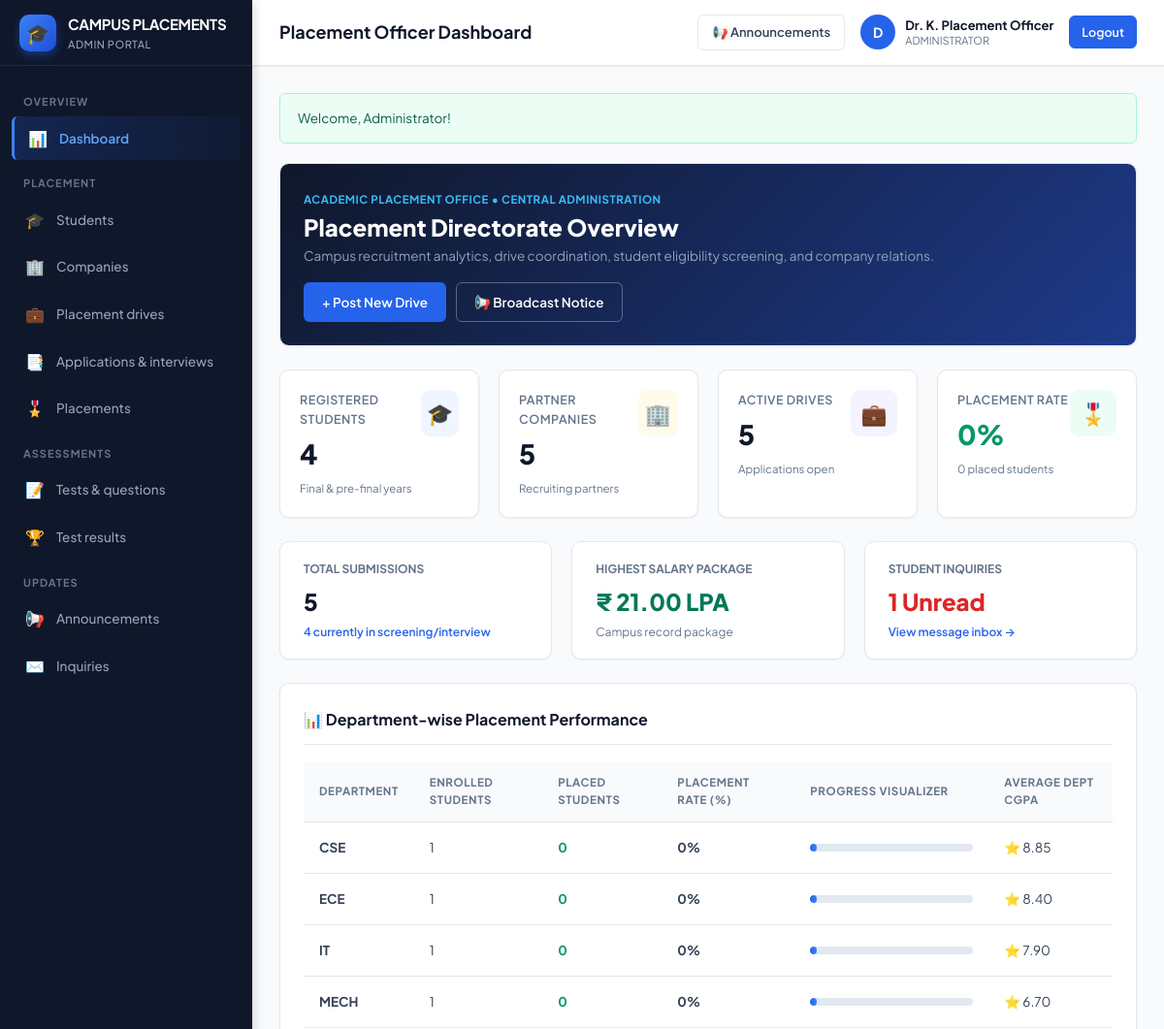
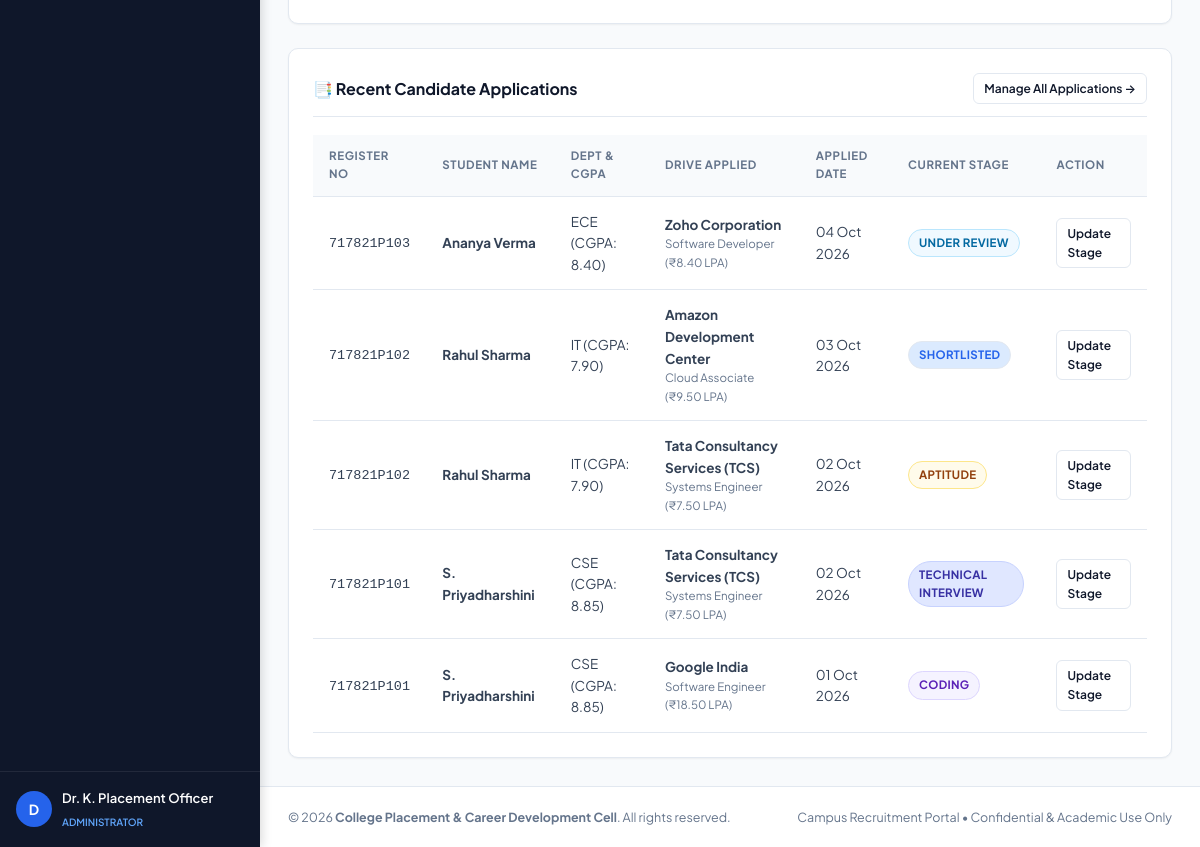
Page /admin/dashboard.php (signed in) on the committed database (2 pictures, top to bottom).
### tables this page shows
CREATE TABLE `applications` (
    `id` INT AUTO_INCREMENT PRIMARY KEY,
    `drive_id` INT NOT NULL,
    `student_id` INT NOT NULL,
    `applied_at` TIMESTAMP DEFAULT CURRENT_TIMESTAMP,
    `current_stage` ENUM('Applied', 'Under Review', 'Shortlisted', 'Aptitude', 'Coding', 'Technical Interview', 'HR Interview', 'Selected', 'Rejected') DEFAULT 'Applied',
    `remarks` TEXT DEFAULT NULL,
    `updated_at` TIMESTAMP DEFAULT CURRENT_TIMESTAMP ON UPDATE CURRENT_TIMESTAMP,
    UNIQUE KEY `unique_application` (`drive_id`, `student_id`),
    CONSTRAINT `fk_app_drive` FOREIGN KEY (`drive_id`) REFERENCES `placement_drives` (`id`) ON DELETE CASCADE,
    CONSTRAINT `fk_app_student` FOREIGN KEY (`student_id`) REFERENCES `students` (`id`) ON DELETE CASCADE
);

CREATE TABLE `students` (
    `id` INT AUTO_INCREMENT PRIMARY KEY,
    `user_id` INT NOT NULL UNIQUE,
    `register_no` VARCHAR(50) NOT NULL UNIQUE,
    `phone` VARCHAR(20) DEFAULT NULL,
    `dob` DATE DEFAULT NULL,
    `gender` ENUM('Male', 'Female', 'Other') DEFAULT 'Female',
    `address` TEXT DEFAULT NULL,
    `department` VARCHAR(100) NOT NULL,
    `year_of_study` INT NOT NULL DEFAULT 4,
    `semester` INT NOT NULL DEFAULT 8,
    `cgpa` DECIMAL(4,2) NOT NULL DEFAULT 0.00,
    `tenth_percentage` DECIMAL(5,2) NOT NULL DEFAULT 0.00,
    `twelfth_percentage` DECIMAL(5,2) NOT NULL DEFAULT 0.00,
    `backlogs` INT NOT NULL DEFAULT 0,
    `programming_languages` TEXT DEFAULT NULL,
    `technical_skills` TEXT DEFAULT NULL,
    `soft_skills` TEXT DEFAULT NULL,
    `certifications` TEXT DEFAULT NULL,
    `projects` TEXT DEFAULT NULL,
    `resume_path` VARCHAR(255) DEFAULT NULL,
    `profile_completed` TINYINT(1) DEFAULT 0,
    `placement_status` ENUM('Not Placed', 'In Process', 'Placed') DEFAULT 'Not Placed',
    `created_at` TIMESTAMP DEFAULT CURRENT_TIMESTAMP,
    CONSTRAINT `fk_students_user` FOREIGN KEY (`user_id`) REFERENCES `users` (`id`) ON DELETE CASCADE
);

CREATE TABLE `users` (
    `id` INT AUTO_INCREMENT PRIMARY KEY,
    `name` VARCHAR(120) NOT NULL,
    `email` VARCHAR(150) NOT NULL UNIQUE,
    `password` VARCHAR(255) NOT NULL,
    `role` ENUM('student', 'admin', 'recruiter') NOT NULL DEFAULT 'student',
    `status` ENUM('active', 'inactive') NOT NULL DEFAULT 'active',
    `created_at` TIMESTAMP DEFAULT CURRENT_TIMESTAMP
);

CREATE TABLE `companies` (
    `id` INT AUTO_INCREMENT PRIMARY KEY,
    `user_id` INT DEFAULT NULL UNIQUE,
    `name` VARCHAR(150) NOT NULL,
    `email` VARCHAR(150) NOT NULL,
    `phone` VARCHAR(20) DEFAULT NULL,
    `website` VARCHAR(255) DEFAULT NULL,
    `logo` VARCHAR(255) DEFAULT NULL,
    `location` VARCHAR(150) DEFAULT NULL,
    `industry` VARCHAR(100) DEFAULT 'Information Technology',
    `description` TEXT DEFAULT NULL,
    `created_at` TIMESTAMP DEFAULT CURRENT_TIMESTAMP,
    CONSTRAINT `fk_companies_user` FOREIGN KEY (`user_id`) REFERENCES `users` (`id`) ON DELETE SET NULL
);

CREATE TABLE `placement_drives` (
    `id` INT AUTO_INCREMENT PRIMARY KEY,
    `company_id` INT NOT NULL,
    `job_title` VARCHAR(150) NOT NULL,
    `job_role` VARCHAR(100) NOT NULL,
    `package_lpa` DECIMAL(5,2) NOT NULL,
    `job_location` VARCHAR(150) NOT NULL,
    `job_description` TEXT NOT NULL,
    `required_skills` TEXT DEFAULT NULL,
    `min_cgpa` DECIMAL(4,2) NOT NULL DEFAULT 6.00,
    `max_backlogs` INT NOT NULL DEFAULT 0,
    `min_tenth_percentage` DECIMAL(5,2) NOT NULL DEFAULT 60.00,
    `min_twelfth_percentage` DECIMAL(5,2) NOT NULL DEFAULT 60.00,
    `eligible_departments` VARCHAR(255) NOT NULL DEFAULT 'CSE, IT, ECE, EEE',
    `selection_process` TEXT DEFAULT NULL,
    `application_deadline` DATE NOT NULL,
    `drive_date` DATE DEFAULT NULL,
    `status` ENUM('active', 'upcoming', 'closed') DEFAULT 'active',
    `created_at` TIMESTAMP DEFAULT CURRENT_TIMESTAMP,
    CONSTRAINT `fk_drives_company` FOREIGN KEY (`company_id`) REFERENCES `companies` (`id`) ON DELETE CASCADE
);

### admin/dashboard.php (the view, shortened to what the rows shown need)
<?php
require_once __DIR__ . '/../config/database.php';
$recent_apps = $pdo->query("SELECT a.*, s.register_no, u.name as student_name, s.department, s.cgpa,
                                   d.job_role, d.package_lpa, c.name as company_name
                            FROM applications a
                            JOIN students s ON a.student_id = s.id
                            JOIN users u ON s.user_id = u.id
                            JOIN placement_drives d ON a.drive_id = d.id
                            JOIN companies c ON d.company_id = c.id
                            ORDER BY a.applied_at DESC LIMIT 6")->fetchAll();
?>
<?php include __DIR__ . '/../includes/header.php'; ?>
<div class="app-wrapper">
    <div class="app-main">
        <div class="app-content">
            <div class="card" style="background: linear-gradient(135deg, #0f172a 0%, #1e3a8a 100%); color: #ffffff; margin-bottom: 24px;">
                <div style="display: flex; justify-content: space-between; align-items: center; flex-wrap: wrap; gap: 16px;">
                    <div>
                        <h2 style="color: #ffffff; font-size: 24px; font-weight: 800; margin-top: 4px;">
                            Placement Directorate Overview
                        </h2>
                    </div>
                </div>
            </div>
            <div class="card" style="margin-bottom: 24px;">
                <div class="table-responsive">
                    <table class="table">
                        <thead>
                            <tr>
                                <th>Department</th>
                                <th>Enrolled Students</th>
                                <th>Placed Students</th>
                                <th>Placement Rate (%)</th>
                                <th>Progress Visualizer</th>
                                <th>Average Dept CGPA</th>
                            </tr>
                        </thead>
                    </table>
                </div>
            </div>
            <div class="card">
                <div class="table-responsive">
                    <table class="table">
                        <thead>
                            <tr>
                                <th>Register No</th>
                                <th>Student Name</th>
                                <th>Dept & CGPA</th>
                                <th>Drive Applied</th>
                                <th>Applied Date</th>
                                <th>Current Stage</th>
                                <th>Action</th>
                            </tr>
                        </thead>
                        <tbody>
                            <?php foreach ($recent_apps as $app): ?>
                                <tr>
                                    <td><code><?= e($app['register_no']) ?></code></td>
                                    <td>
                                        <strong><?= e($app['student_name']) ?></strong>
                                    </td>
                                    <td><?= e($app['department']) ?> (CGPA: <?= number_format($app['cgpa'], 2) ?>)</td>
                                    <td>
                                        <strong><?= e($app['company_name']) ?></strong>
                                        <div style="font-size: 11.5px; color: var(--text-muted);"><?= e($app['job_role']) ?> (₹<?= $app['package_lpa'] ?> LPA)</div>
                                    </td>
                                    <td><?= date('d M Y', strtotime($app['applied_at'])) ?></td>
                                    <td><?= stage_badge($app['current_stage']) ?></td>
                                    <td>
                                        <a href="<?= base_url('admin/applications.php?drive_id=' . $app['drive_id']) ?>" class="btn btn-outline btn-sm">
                                            Update Stage
                                        </a>
                                    </td>
                                </tr>
                            <?php endforeach; ?>
                        </tbody>
                    </table>
                </div>
            </div>
        </div>
        <?php include __DIR__ . '/../includes/footer.php'; ?>

### config/database.php (shortened to what the rows shown need)
<?php
function base_url($path = '') {
    $protocol = (!empty($_SERVER['HTTPS']) && $_SERVER['HTTPS'] !== 'off') ? "https://" : "http://";
    $host = $_SERVER['HTTP_HOST'] ?? 'localhost';
    $scriptName = str_replace('\\', '/', $_SERVER['SCRIPT_NAME'] ?? '');
    $baseDir = '';
    if (strpos($scriptName, '/student-placement-system/') === 0) {
        $baseDir = '/student-placement-system';
    } elseif (strpos($scriptName, '/student-placement-management-system/') === 0) {
        $baseDir = '/student-placement-management-system';
    } else {
        $parts = explode('/', trim($scriptName, '/'));
        if (!empty($parts[0]) && !preg_match('/\.php$/', $parts[0])) {
            $baseDir = '/' . $parts[0];
        }
    }
    $cleanPath = ltrim($path, '/');
    return $protocol . $host . $baseDir . ($cleanPath ? '/' . $cleanPath : '');
}
function e($string) {
    return htmlspecialchars($string ?? '', ENT_QUOTES, 'UTF-8');
}
function stage_badge($stage) {
    $colors = [
        'Applied' => 'badge-secondary',
        'Under Review' => 'badge-info',
        'Shortlisted' => 'badge-primary',
        'Aptitude' => 'badge-warning',
        'Coding' => 'badge-purple',
        'Technical Interview' => 'badge-indigo',
        'HR Interview' => 'badge-amber',
        'Selected' => 'badge-success',
        'Rejected' => 'badge-danger'
    ];
    $badge_class = $colors[$stage] ?? 'badge-secondary';
    return '<span class="status-badge ' . $badge_class . '">' . e($stage) . '</span>';
}

### rows in the picture
applications: student.register_no "717821P103", users.name "Ananya Verma", student.department "ECE", student.cgpa "8.40", companies.name "Zoho Corporation", drive.job_role "Software Developer", drive.package_lpa "8.40", applied_at "04 Oct 2026", current_stage "UNDER REVIEW"
applications: student.register_no "717821P102", users.name "Rahul Sharma", student.department "IT", student.cgpa "7.90", companies.name "Amazon Development Center", drive.job_role "Cloud Associate", drive.package_lpa "9.50", applied_at "03 Oct 2026", current_stage "SHORTLISTED"
applications: student.register_no "717821P102", users.name "Rahul Sharma", student.department "IT", student.cgpa "7.90", companies.name "Tata Consultancy Services (TCS)", drive.job_role "Systems Engineer", drive.package_lpa "7.50", applied_at "02 Oct 2026", current_stage "APTITUDE"
applications: student.register_no "717821P101", users.name "S. Priyadharshini", student.department "CSE", student.cgpa "8.85", companies.name "Tata Consultancy Services (TCS)", drive.job_role "Systems Engineer", drive.package_lpa "7.50", applied_at "02 Oct 2026", current_stage "TECHNICAL INTERVIEW"
applications: student.register_no "717821P101", users.name "S. Priyadharshini", student.department "CSE", student.cgpa "8.85", companies.name "Google India", drive.job_role "Software Engineer", drive.package_lpa "18.50", applied_at "01 Oct 2026", current_stage "CODING"

### other values in the picture
$section "OVERVIEW"
$icon "📊"
$label "Dashboard"
$section "PLACEMENT"
$icon "🎓"
$label "Students"
$icon "🏢"
$label "Companies"
$icon "💼"
$label "Placement drives"
$icon "📑"
$label "Applications & interviews"
$icon "🎖️"
$label "Placements"
$section "ASSESSMENTS"
